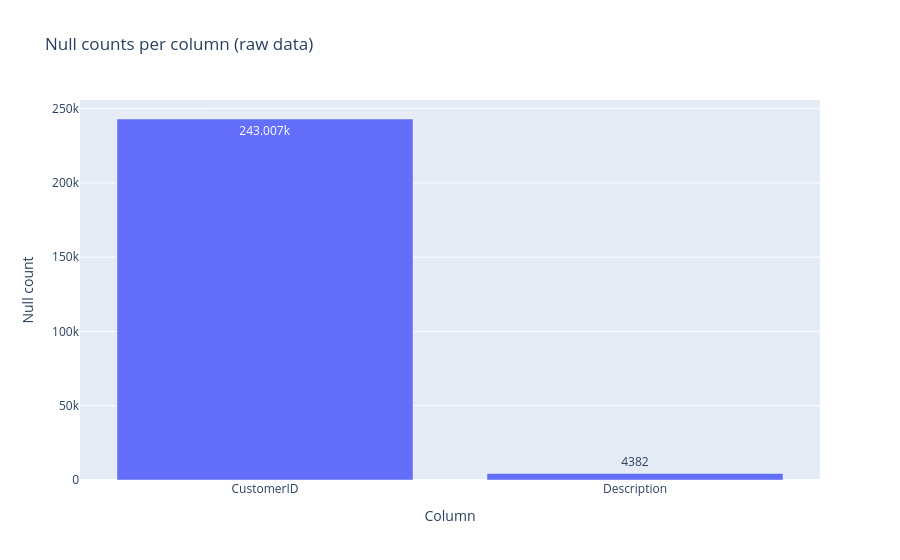

Notebook cell for this chart:
### Code cell
fig = px.bar(
    null_counts[null_counts["null_count"] > 0],
    x="column_name",
    y="null_count",
    title="Null counts per column (raw data)",
    labels={"column_name": "Column", "null_count": "Null count"},
    text_auto=True,
)
fig.update_layout(showlegend=False)
fig.show()

### Figure 1 — Plotly figure (JSON) as saved in the notebook; plotly's stock layout.template omitted (floating-point values rounded to 4 significant figures)
{"data": [{"hovertemplate": "Column=%{x}<br>Null count=%{y}<extra></extra>", "legendgroup": "", "marker": {"color": "#636efa", "pattern": {"shape": ""}}, "name": "", "orientation": "v", "showlegend": false, "textposition": "auto", "texttemplate": "%{y}", "type": "bar", "x": ["CustomerID", "Description"], "xaxis": "x", "y": [243000.0, 4382.0], "yaxis": "y"}], "layout": {"barmode": "relative", "legend": {"tracegroupgap": 0}, "showlegend": false, "title": {"text": "Null counts per column (raw data)"}, "xaxis": {"anchor": "y", "domain": [0, 1], "title": {"text": "Column"}}, "yaxis": {"anchor": "x", "domain": [0, 1], "title": {"text": "Null count"}}}}
